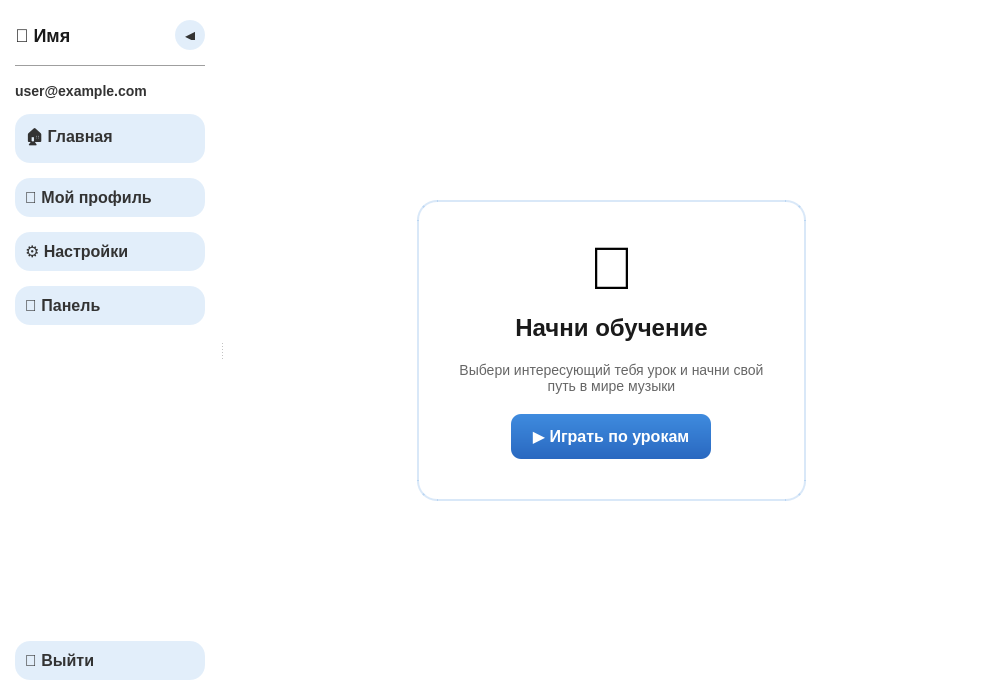
<?xml version="1.0" encoding="UTF-8"?>
<ui version="4.0">
 <class>MainWindow</class>
 <widget class="QMainWindow" name="MainWindow">
  <property name="geometry">
   <rect>
    <x>0</x>
    <y>0</y>
    <width>1000</width>
    <height>700</height>
   </rect>
  </property>
  <property name="minimumSize">
   <size>
    <width>800</width>
    <height>600</height>
   </size>
  </property>
  <property name="windowTitle">
   <string>Music App — Главная</string>
  </property>
  <property name="styleSheet">
   <string notr="true">
QMainWindow {
  background: white;
}
#drawerWidget {
  background: white;
  border-top-right-radius: 25px;
  border-bottom-right-radius: 25px;
}
#drawerWidget QPushButton {
  background: rgba(63, 139, 222, 0.15);
  border-radius: 15px;
  padding: 10px;
  text-align: left;
  font-size: 16px;
  font-weight: 600;
  color: #333;
}
#drawerWidget QPushButton:hover {
  background: rgba(63, 139, 222, 0.25);
}
#drawerWidget QPushButton:pressed {
  background: rgba(63, 139, 222, 0.4);
}
#drawerWidget QLabel {
  color: #333;
  font-size: 14px;
  font-weight: 500;
}
#drawerWidget #userNameLabel {
  font-size: 18px;
  font-weight: 700;
  color: #1a1a1a;
}
#collapseBtn {
  background: transparent;
  border: none;
  color: white;
  font-size: 20px;
  font-weight: bold;
}
.lessonCard {
  background: rgba(255,255,255,0.92);
  border-radius: 20px;
  padding: 15px;
}
.lessonCard QLabel {
  color: #222;
}
.lessonCard QLabel:first-child {
  font-size: 22px;
  font-weight: 700;
  color: #1e8b1f;
}
.lessonCard QPushButton {
  background: qlineargradient(x1:0,y1:0,x2:0,y2:1, stop:0 #26af27, stop:1 #1a9f26);
  border-radius: 12px;
  padding: 8px;
  font-size: 14px;
  font-weight: bold;
  color: white;
}
.lessonCard QPushButton:hover {
  background: qlineargradient(x1:0,y1:0,x2:0,y2:1, stop:0 #1e8b1f, stop:1 #158015);
}
QScrollArea {
  background: transparent;
  border: none;
}
QScrollBar:vertical {
  background: rgba(0,0,0,0.2);
  width: 10px;
  border-radius: 5px;
}
QScrollBar::handle:vertical {
  background: white;
  border-radius: 5px;
  min-height: 30px;
}
QScrollBar::add-line:vertical, QScrollBar::sub-line:vertical {
  height: 0px;
}
#drawerWidget QPushButton[active="true"] {
  background: rgba(63, 139, 222, 0.4);
  border-left: 4px solid #3f8bde;
  padding-left: 11px; /* Компенсация границы */
}
   </string>
  </property>
  <widget class="QWidget" name="centralwidget">
   <layout class="QVBoxLayout" name="verticalLayout_global">
    <property name="spacing">
     <number>0</number>
    </property>
    <property name="leftMargin">
     <number>0</number>
    </property>
    <property name="topMargin">
     <number>0</number>
    </property>
    <property name="rightMargin">
     <number>0</number>
    </property>
    <property name="bottomMargin">
     <number>0</number>
    </property>
    <item>
     <widget class="QSplitter" name="mainSplitter">
      <property name="orientation">
       <enum>Qt::Horizontal</enum>
      </property>
      <property name="childrenCollapsible">
       <bool>false</bool>
      </property>
      <widget class="QWidget" name="drawerWidget" native="true">
       <property name="minimumSize">
        <size>
         <width>220</width>
         <height>0</height>
        </size>
       </property>
       <property name="maximumSize">
        <size>
         <width>220</width>
         <height>16777215</height>
        </size>
       </property>
       <layout class="QVBoxLayout" name="verticalLayout_drawer">
        <property name="spacing">
         <number>15</number>
        </property>
        <property name="leftMargin">
         <number>15</number>
        </property>
        <property name="topMargin">
         <number>20</number>
        </property>
        <property name="rightMargin">
         <number>15</number>
        </property>
        <property name="bottomMargin">
         <number>20</number>
        </property>
        <item>
         <layout class="QHBoxLayout" name="horizontalLayout_header">
          <item>
           <widget class="QLabel" name="userNameLabel">
            <property name="text">
             <string>👤 Имя</string>
            </property>
           </widget>
          </item>
          <item>
           <spacer name="horizontalSpacer_collapse">
            <property name="orientation">
             <enum>Qt::Orientation::Horizontal</enum>
            </property>
            <property name="sizeHint" stdset="0">
             <size>
              <width>40</width>
              <height>20</height>
             </size>
            </property>
           </spacer>
          </item>
          <item>
           <widget class="QPushButton" name="collapseBtn">
            <property name="text">
             <string>◀</string>
            </property>
            <property name="maximumSize">
             <size>
              <width>30</width>
              <height>30</height>
             </size>
            </property>
            <property name="visible">
             <bool>false</bool>
            </property>
            <property name="toolTip">
             <string>Свернуть меню</string>
            </property>
           </widget>
          </item>
         </layout>
        </item>
        <item>
         <widget class="Line" name="line_1">
          <property name="orientation">
           <enum>Qt::Orientation::Horizontal</enum>
          </property>
         </widget>
        </item>
        <item>
         <widget class="QLabel" name="emailLabel">
          <property name="text">
           <string>user@example.com</string>
          </property>
         </widget>
        </item>
        <item>
        <widget class="QPushButton" name="homeBtn">
          <property name="text">
          <string>🏠 Главная</string>
          </property>
        </widget>
        </item>
        <item>
         <widget class="QPushButton" name="profileBtn">
          <property name="text">
           <string>👤 Мой профиль</string>
          </property>
         </widget>
        </item>
        <item>
         <widget class="QPushButton" name="settingsBtn">
          <property name="text">
           <string>⚙️ Настройки</string>
          </property>
         </widget>
        </item>
        <item>
         <widget class="QPushButton" name="adminPanelBtn">
          <property name="text">
           <string>👤 Панель</string>
          </property>
         </widget>
        </item>
        <item>
         <spacer name="verticalSpacer_drawer">
          <property name="orientation">
           <enum>Qt::Orientation::Vertical</enum>
          </property>
          <property name="sizeHint" stdset="0">
           <size>
            <width>20</width>
            <height>40</height>
           </size>
          </property>
         </spacer>
        </item>
        <item>
         <widget class="QPushButton" name="logoutBtn">
          <property name="text">
           <string>🚪 Выйти</string>
          </property>
         </widget>
        </item>
       </layout>
      </widget>
      <widget class="QStackedWidget" name="stackedWidget">
       <widget class="QWidget" name="homePageWidget">
        <layout class="QVBoxLayout" name="homePageLayout">
         <item>
          <spacer name="verticalSpacer_top">
           <property name="orientation">
            <enum>Qt::Orientation::Vertical</enum>
           </property>
           <property name="sizeHint" stdset="0">
            <size>
             <width>20</width>
             <height>40</height>
            </size>
           </property>
          </spacer>
         </item>
         <item alignment="Qt::AlignHCenter">
          <widget class="QFrame" name="cardFrame">
           <property name="minimumSize">
            <size>
             <width>350</width>
             <height>300</height>
            </size>
           </property>
           <property name="maximumSize">
            <size>
             <width>400</width>
             <height>350</height>
            </size>
           </property>
           <property name="styleSheet">
            <string notr="true">
QFrame#cardFrame {
  background: white;
  border-radius: 20px;
  border: 2px solid rgba(63, 139, 222, 0.2);
}
            </string>
           </property>
           <property name="frameShape">
            <enum>QFrame::Shape::StyledPanel</enum>
           </property>
           <property name="frameShadow">
            <enum>QFrame::Shadow::Raised</enum>
           </property>
           <layout class="QVBoxLayout" name="cardLayout">
            <property name="spacing">
             <number>20</number>
            </property>
            <property name="leftMargin">
             <number>40</number>
            </property>
            <property name="topMargin">
             <number>40</number>
            </property>
            <property name="rightMargin">
             <number>40</number>
            </property>
            <property name="bottomMargin">
             <number>40</number>
            </property>
            <item alignment="Qt::AlignHCenter">
             <widget class="QLabel" name="cardIconLabel">
              <property name="text">
               <string>🎵</string>
              </property>
              <property name="styleSheet">
               <string notr="true">font-size: 60px; background: transparent;</string>
              </property>
              <property name="alignment">
               <set>Qt::AlignmentFlag::AlignCenter</set>
              </property>
             </widget>
            </item>
            <item alignment="Qt::AlignHCenter">
             <widget class="QLabel" name="cardTitleLabel">
              <property name="text">
               <string>Начни обучение</string>
              </property>
              <property name="styleSheet">
               <string notr="true">color: #1a1a1a; font-size: 24px; font-weight: bold; background: transparent;</string>
              </property>
              <property name="alignment">
               <set>Qt::AlignmentFlag::AlignCenter</set>
              </property>
             </widget>
            </item>
            <item alignment="Qt::AlignHCenter">
             <widget class="QLabel" name="cardDescLabel">
              <property name="text">
               <string>Выбери интересующий тебя урок и начни свой путь в мире музыки</string>
              </property>
              <property name="wordWrap">
               <bool>true</bool>
              </property>
              <property name="styleSheet">
               <string notr="true">color: #666; font-size: 14px; background: transparent;</string>
              </property>
              <property name="alignment">
               <set>Qt::AlignmentFlag::AlignCenter</set>
              </property>
             </widget>
            </item>
            <item alignment="Qt::AlignHCenter">
             <widget class="QPushButton" name="cardPlayBtn">
              <property name="text">
               <string>▶️ Играть по урокам</string>
              </property>
              <property name="minimumSize">
               <size>
                <width>200</width>
                <height>45</height>
               </size>
              </property>
              <property name="styleSheet">
               <string notr="true">
QPushButton#cardPlayBtn {
  background: qlineargradient(x1:0,y1:0,x2:0,y2:1, stop:0 #3f8bde, stop:1 #2968c0);
  border-radius: 10px;
  padding: 12px;
  font-size: 16px;
  font-weight: bold;
  color: white;
  border: none;
}
QPushButton#cardPlayBtn:hover {
  background: qlineargradient(x1:0,y1:0,x2:0,y2:1, stop:0 #2968c0, stop:1 #1f4a8a);
}
QPushButton#cardPlayBtn:pressed {
  background: qlineargradient(x1:0,y1:0,x2:0,y2:1, stop:0 #1f4a8a, stop:1 #142d5a);
}
              </string>
              </property>
             </widget>
            </item>
           </layout>
          </widget>
         </item>
         <item>
          <spacer name="verticalSpacer_bottom">
           <property name="orientation">
            <enum>Qt::Orientation::Vertical</enum>
           </property>
           <property name="sizeHint" stdset="0">
            <size>
             <width>20</width>
             <height>40</height>
            </size>
           </property>
          </spacer>
         </item>
        </layout>
       </widget>
       <widget class="QWidget" name="topicsPageWidget">
        <layout class="QVBoxLayout" name="topicsPageLayout">
         <property name="spacing">
          <number>15</number>
         </property>
         <property name="leftMargin">
          <number>30</number>
         </property>
         <property name="topMargin">
          <number>20</number>
         </property>
         <property name="rightMargin">
          <number>30</number>
         </property>
         <property name="bottomMargin">
          <number>20</number>
         </property>
         <item>
          <layout class="QHBoxLayout" name="topicsHeaderLayout">
           <item>
            <widget class="QPushButton" name="backBtn">
             <property name="text">
              <string>◀ Назад</string>
             </property>
             <property name="maximumSize">
              <size>
               <width>120</width>
               <height>40</height>
              </size>
             </property>
             <property name="styleSheet">
              <string notr="true">
                    QPushButton#backBtn {
                      background: rgba(63, 139, 222, 0.2);
                      border-radius: 8px;
                      padding: 8px 16px;
                      font-size: 14px;
                      font-weight: bold;
                      color: #3f8bde;
                      border: 1px solid rgba(63, 139, 222, 0.3);
                    }
                    QPushButton#backBtn:hover {
                      background: rgba(63, 139, 222, 0.3);
                    }
                    QPushButton#backBtn:pressed {
                      background: rgba(63, 139, 222, 0.5);
                    }
              </string>
             </property>
            </widget>
           </item>
           <item>
            <spacer name="horizontalSpacer_topics">
             <property name="orientation">
              <enum>Qt::Orientation::Horizontal</enum>
             </property>
             <property name="sizeHint" stdset="0">
              <size>
               <width>40</width>
               <height>20</height>
              </size>
             </property>
            </spacer>
           </item>
          </layout>
         </item>
         <item>
          <widget class="QLabel" name="topicsHeaderLabel">
           <property name="text">
            <string>📚 Доступные темы</string>
           </property>
           <property name="styleSheet">
            <string notr="true">color: #1a1a1a; font-size: 22px; font-weight: bold; background: transparent;</string>
           </property>
           <property name="alignment">
            <set>Qt::AlignmentFlag::AlignCenter</set>
           </property>
          </widget>
         </item>
         <item>
          <widget class="QListWidget" name="topicsListWidget">
           <property name="styleSheet">
            <string notr="true">
                        QListWidget {
                          background: white;
                          border-radius: 10px;
                          border: 1px solid rgba(0, 0, 0, 0.1);
                        }
                        QListWidget::item {
                          padding: 15px;
                          border-bottom: 1px solid rgba(0, 0, 0, 0.05);
                          background: white;
                        }
                        QListWidget::item:hover {
                          background: rgba(63, 139, 222, 0.1);
                        }
                        QListWidget::item:selected {
                          background: rgba(63, 139, 222, 0.25);
                          color: #1a1a1a;
                        }
            </string>
           </property>
          </widget>
         </item>
        </layout>
       </widget>
       <widget class="QWidget" name="profilePageWidget">
 <layout class="QVBoxLayout" name="profileLayout">
  <property name="spacing">
   <number>0</number> </property>
  
  <item>
   <spacer name="verticalSpacer_top_profile">
    <property name="orientation"><enum>Qt::Orientation::Vertical</enum></property>
    <property name="sizeHint" stdset="0">
     <size><width>20</width><height>40</height></size>
    </property>
   </spacer>
  </item>

  <item alignment="Qt::AlignHCenter">
   <widget class="QFrame" name="profileContentFrame">
    <property name="minimumSize"><size><width>450</width><height>0</height></size></property>
    <property name="maximumSize"><size><width>500</width><height>16777215</height></size></property>
    <layout class="QVBoxLayout" name="innerProfileLayout">
     <property name="spacing">
      <number>10</number>
     </property>
     
     <item alignment="Qt::AlignHCenter">
      <widget class="QLabel" name="profileTitle">
       <property name="text"><string>⚙️ Настройки профиля</string></property>
       <property name="styleSheet"><string>font-size: 26px; font-weight: bold; margin-bottom: 20px; color: #1a1a1a;</string></property>
      </widget>
     </item>

     <item><widget class="QLineEdit" name="usernameEdit"><property name="placeholderText"><string>Логин</string></property></widget></item>
     <item><widget class="QLabel" name="usernameErrors"><property name="styleSheet"><string>color: #ff4444; font-size: 13px; margin-left: 10px;</string></property></widget></item>

     <item><widget class="QLineEdit" name="emailEdit"><property name="placeholderText"><string>Email</string></property></widget></item>
     <item><widget class="QLabel" name="emailErrors"><property name="styleSheet"><string>color: #ff4444; font-size: 13px; margin-left: 10px;</string></property></widget></item>

     <item><widget class="QLineEdit" name="passwordEdit">
      <property name="placeholderText"><string>Новый пароль (если нужно)</string></property>
      <property name="echoMode"><enum>QLineEdit::Password</enum></property>
     </widget></item>
     <item><widget class="QLabel" name="passwordErrors"><property name="styleSheet"><string>color: #ff4444; font-size: 13px; margin-left: 10px;</string></property></widget></item>

     <item><widget class="QLineEdit" name="confirmPasswordEdit">
      <property name="placeholderText"><string>Подтверждение пароля</string></property>
      <property name="echoMode"><enum>QLineEdit::Password</enum></property>
     </widget></item>
     <item><widget class="QLabel" name="confirmErrors"><property name="styleSheet"><string>color: #ff4444; font-size: 13px; margin-left: 10px;</string></property></widget></item>

     <item>
      <widget class="QPushButton" name="saveProfileBtn">
       <property name="text"><string>Сохранить изменения</string></property>
       <property name="minimumSize"><size><width>0</width><height>55</height></size></property>
       <property name="styleSheet">
        <string>
         QPushButton#saveProfileBtn {
           background: qlineargradient(x1:0,y1:0,x2:0,y2:1, stop:0 #3f8bde, stop:1 #2968c0);
           border-radius: 15px; color: white; font-size: 18px; font-weight: bold; margin-top: 10px;
         }
         QPushButton#saveProfileBtn:hover { background: #2968c0; }
        </string>
       </property>
      </widget>
     </item>
    </layout>
   </widget>
  </item>

  <item>
   <spacer name="verticalSpacer_bottom_profile">
    <property name="orientation"><enum>Qt::Orientation::Vertical</enum></property>
    <property name="sizeHint" stdset="0">
     <size><width>20</width><height>40</height></size>
    </property>
   </spacer>
  </item>
 </layout>
</widget>
<widget class="QWidget" name="adminPageWidget">
        <layout class="QVBoxLayout" name="adminLayout">
         <property name="spacing">
          <number>15</number>
         </property>
         <property name="leftMargin">
          <number>30</number>
         </property>
         <property name="topMargin">
          <number>20</number>
         </property>
         <property name="rightMargin">
          <number>30</number>
         </property>
         <property name="bottomMargin">
          <number>20</number>
         </property>
         <item>
          <widget class="QLabel" name="adminTitle">
           <property name="text">
            <string>Панель администратора</string>
           </property>
           <property name="styleSheet">
            <string notr="true">color: #1a1a1a; font-size: 22px; font-weight: bold;</string>
           </property>
          </widget>
         </item>
         <item>
          <widget class="QTabWidget" name="adminTabWidget">
           <property name="currentIndex">
            <number>0</number>
           </property>
           <property name="styleSheet">
            <string notr="true">
             QTabBar::tab { padding: 10px 20px; font-size: 14px; font-weight: bold; background: #f0f0f0; border-top-left-radius: 8px; border-top-right-radius: 8px; margin-right: 2px; }
             QTabBar::tab:selected { background: white; color: #3f8bde; border-bottom: 2px solid white; }
             QTabWidget::pane { border: 1px solid #e0e0e0; background: white; border-radius: 10px; border-top-left-radius: 0px; }
            </string>
           </property>
           
  <widget class="QWidget" name="tab_topics">
 <layout class="QVBoxLayout" name="verticalLayout_tab_topics">
  <item>
   <widget class="QSplitter" name="topics_splitter">
    <property name="orientation">
     <enum>Qt::Horizontal</enum>
    </property>
    
    <widget class="QWidget" name="topics_master_container">
     <layout class="QVBoxLayout" name="verticalLayout_master">
      <item>
       <widget class="QTableWidget" name="table_topics">
        <column><property name="text"><string>ID</string></property></column>
        <column><property name="text"><string>Название темы</string></property></column>
        <column><property name="text"><string>Уроков</string></property></column>
       </widget>
      </item>
      <item>
       <layout class="QHBoxLayout" name="addTopicLayout">
        <item>
         <spacer name="spacer_topics">
          <property name="orientation">
           <enum>Qt::Horizontal</enum>
          </property>
          <property name="sizeHint" stdset="0">
           <size>
            <width>40</width>
            <height>20</height>
           </size>
          </property>
         </spacer>
        </item>
        <item>
         <widget class="QPushButton" name="btn_add_topic">
          <property name="text"><string>Добавить тему</string></property>
         </widget>
        </item>
       </layout>
      </item>
     </layout>
    </widget>

    <widget class="QWidget" name="lessons_detail_container">
             <layout class="QVBoxLayout" name="verticalLayout_detail">
              <item>
               <widget class="QTableWidget" name="table_lessons">
                <column>
                 <property name="text">
                  <string>ID</string>
                 </property>
                </column>
                <column>
                 <property name="text">
                  <string>Название урока</string>
                 </property>
                </column>
               </widget>
              </item>
              <item>
               <layout class="QHBoxLayout" name="addLessonLayout">
                <item>
                 <spacer name="spacer_lessons">
                  <property name="orientation">
                   <enum>Qt::Horizontal</enum>
                  </property>
                  <property name="sizeHint" stdset="0">
                   <size>
                    <width>40</width>
                    <height>20</height>
                   </size>
                  </property>
                 </spacer>
                </item>
                <item>
                 <widget class="QPushButton" name="btn_add_lesson">
                  <property name="text">
                   <string>Добавить урок</string>
                  </property>
                  <property name="enabled">
                   <bool>false</bool>
                  </property>
                 </widget>
                </item>
               </layout>
              </item>
             </layout>
            </widget>
   </widget>
  </item>
 </layout>
</widget>
           
           <widget class="QWidget" name="tab_users">
            <attribute name="title">
             <string>👥 Пользователи</string>
            </attribute>
            <layout class="QVBoxLayout" name="verticalLayout_tab_users">
             <item>
              <widget class="QTableWidget" name="table_users">
               <column>
                <property name="text"><string>ID</string></property>
               </column>
               <column>
                <property name="text"><string>Логин</string></property>
               </column>
               <column>
                <property name="text"><string>Email</string></property>
               </column>
               <column>
                <property name="text"><string>Роль</string></property>
               </column>
              </widget>
             </item>
            </layout>
           </widget>
           
          </widget>
         </item>
        </layout>
       </widget>
      </widget>
     </widget>
    </item>
   </layout>
  </widget>
 </widget>
 <resources/>
 <connections/>
</ui>
